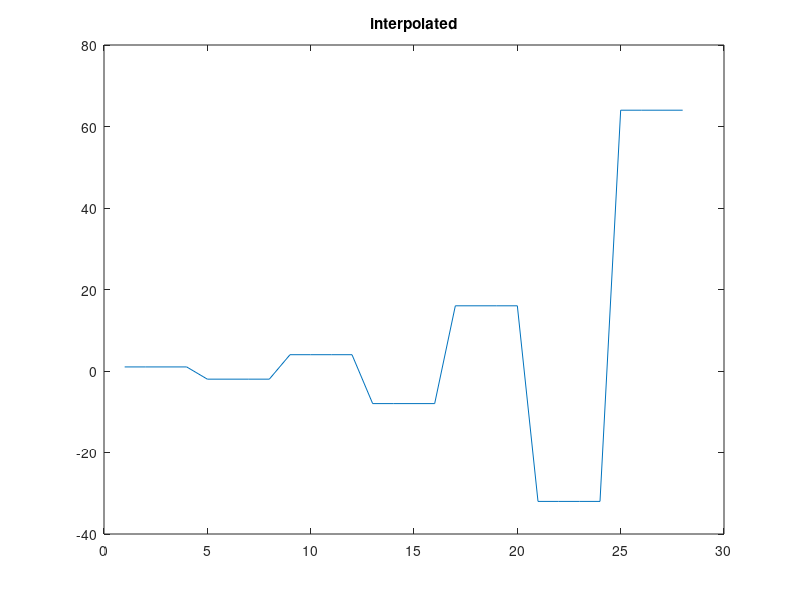

Write the MATLAB code that produced this figure.
p = 3;

load lighthouse.mat

%%down sample by 3
ww3 = ww(1:p:end,1:p:end);

xr1 = (-2).^(0:6);
L = length(xr1);
nn = ceil((0.999:1:4*L)/4); %<-- Round up to the integer part
xr1hold = xr1(nn);

%%plot
plot(xr1);
title('original');
plot(xr1hold);
title('interpolated')

